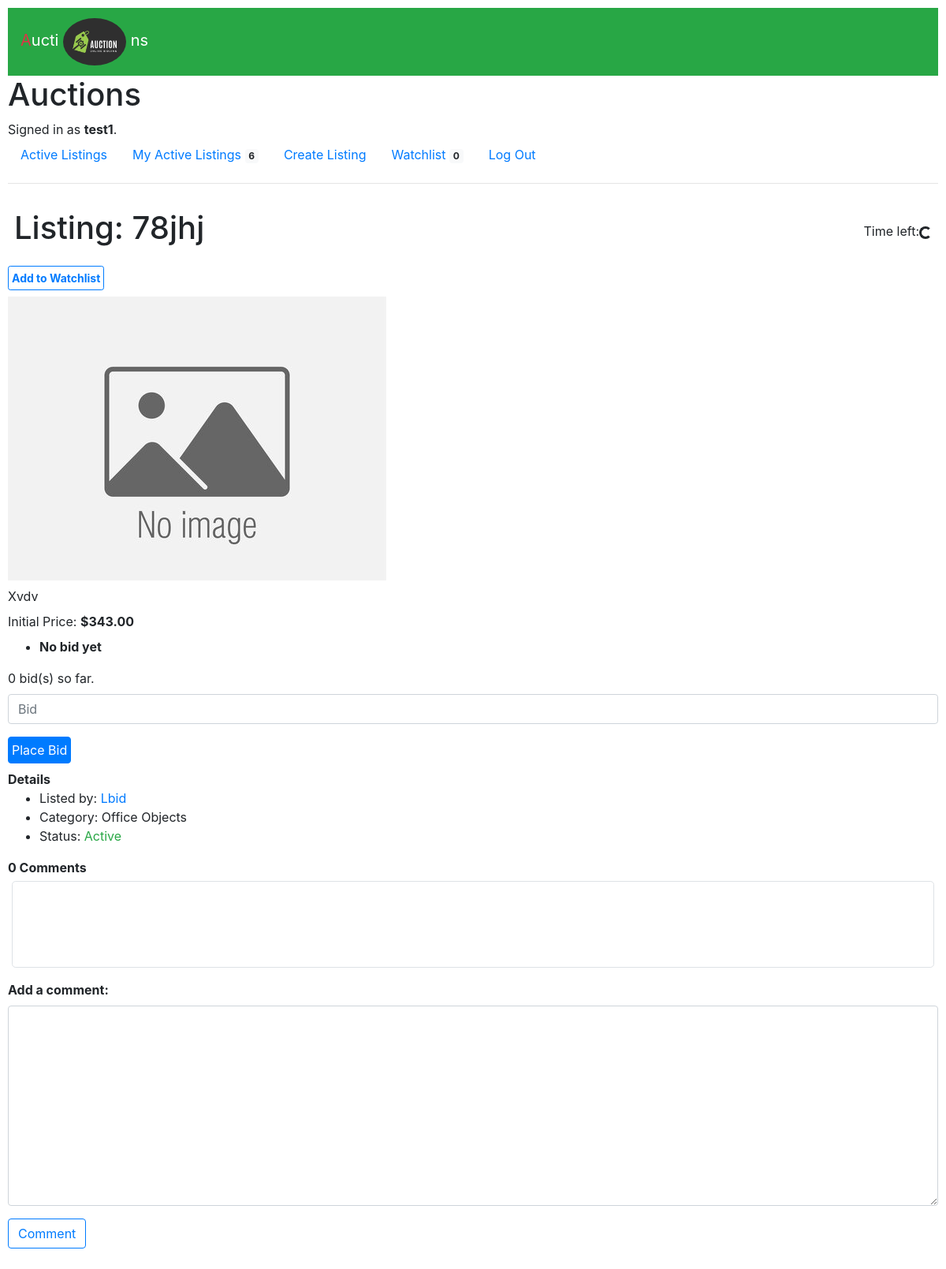
The page /listing/6 (signed in) on the database its author committed.
### auctions/models.py (models this page shows, shortened)
class User(AbstractUser):
    pass

class Listing(models.Model):
    title = models.CharField(max_length=64)
    description = models.TextField(null=True, blank=True)
    price = models.IntegerField()
    img_url = models.URLField(null=True, blank=True, default=None)
    status = models.BooleanField(default=True)
    owner = models.ForeignKey('User', on_delete=models.CASCADE, related_name='items')
    creationDate = models.DateTimeField(default=timezone.now)
    endedDate = models.DateTimeField()
    watchlist = models.ManyToManyField('User', blank=True, related_name='watchlist')
    category = models.ForeignKey('Category', on_delete=models.CASCADE, related_name='categoried', null=True, blank=True)

class Category(models.Model):
    category = models.CharField(max_length=64)
    def __str__(self):
        return f"{(self.category).title()}"

### auctions/views.py (the view)
# urls.py: path("listing/<int:listing_id>", views.listing, name="listing"),
def listing(request, listing_id):
    if request.user.is_authenticated:
        try:
            listing = Listing.objects.get(pk=int(listing_id))
        except UnboundLocalError or ValueError:
            raise Http404("Listing not found.")
        except Listing.DoesNotExist:
            return render(request, "errors/404.html", {
                "message": "404",
                "title": "404 error"
            })
        return render(request, "auctions/listing.html", {
                "listing": listing,
                "bid": Bid.objects.filter(item=listing).order_by('-latest_price'),
                "form": AddCommentForm(),
                "comments": Comment.objects.filter(item=listing).order_by('-date'),
                "watchlist": listing in Listing.objects.filter(watchlist=request.user)
            })
    return HttpResponseRedirect(reverse('login'))

### auctions/forms.py
class AddCommentForm(forms.Form):
    comment = forms.CharField(widget=forms.Textarea, label="Add a comment")
    def __init__(self, *args, **kwargs):
        super(AddCommentForm, self).__init__(*args, **kwargs)
        for visible in self.visible_fields():
            visible.field.widget.attrs['class'] = 'form-control'

### auctions/templatetags/my_filter.py (called while the page is built)
def usd(value):
    return f"${value:,.2f}"

### auctions/templates/auctions/listing.html (shortened to what this page needs)
{% extends "auctions/layout.html" %}
{% load static %}
{% load my_filter %}
{% block body %}
        <div class="d-flex flex-column bd-highlight mb-3">
            <div>
            <div class="d-flex mt-2 mb-2 p-2 justify-content-between">
                <div>
                    <h1>Listing: {{ listing.title | capfirst}}</h1>
                </div>
                <div class="d-flex align-items-center">
                    Time left: <span id="countdown-box" > <div class="spinner-border spinner-border-sm" role="status"></div> </span>
                </div>
            </div>
            <div id="watchlist">
                <form action="{% url 'watchlist' listing_id=listing.id %}" method="post">
                    {% if watchlist %}
                        <button type="submit" class="btn btn-outline-secondary btn-sm mb-2 p-1">
                            <strong>
                                Remove from Watchlist
                            </strong>
                        </button>
                        <input type="hidden" value="remove" name="action">
                    {% else %}
                        <button type="submit" class="btn btn-outline-primary btn-sm mb-2 p-1">
                            <strong>
                                Add to Watchlist
                            </strong>
                        </button>
                    {% endif %}
                </form>
            </div>
            {% if listing.img_url %}
                <div>
                    <img id="listing-pic" class="img-fluid" src="{{ listing.img_url }}">
                </div>
            {% else %}
                <div>
                    <img id="listing-pic" class="img-fluid" src="{% static 'default/default.jpg' %}">
                </div>
            {% endif %}
            <div id="description" class="mt-2 mb-2">
                {{ listing.description | capfirst }}
            </div>
            <div id="initial_price" class="mt-2 mb-2">
               Initial Price: <strong>{{ listing.price | usd }}</strong>
            </div>
            {% if bid %}
                <div id="latest_bid" class="mb-2 mt-3">
                    Latest Price: <strong>{{ bid.first.latest_price |usd }}</strong>
                </div>
            {% else %}
                <div>
                    <ul><li><strong>No bid yet</strong></li></ul>
                </div>
            {% endif %}
            {% if listing.owner != request.user and listing.status != False %}
                <div id="bids-form">
                    <form action="{% url 'bid' listing_id=listing.id %}" method="post">
                        <div class="form-group">
                            <label for="bid">{{ bid.count }} bid(s) so far.</label>
                            <input name="bid" type="number" class="form-control" placeholder="Bid" autocomplete="off" required min="1">
                        </div>
                        <div>
                            <input type="submit" class="btn btn-primary p-1" value="Place Bid">
                        </div>
                    </form>
                </div>
            {% endif %}
                <div id="details" class="mt-2">
                    <strong>Details</strong>
                    <ul>
                        <li>Listed by: <span class="text-primary"> {{ listing.owner | capfirst }}</span></li>
                        {% if listing.category %}
                            <li >Category: {{ listing.category | capfirst }}</li>
                        {% else %}
                            <li>Category: None</li>
                        {% endif %}
                        {% if listing.status %}
                            <li >Status: <span class="text-success">Active</span></li>
                        {% endif %}
                    </ul>
                </div>
                <strong>{{comments.count}} Comments</strong>
                <div id="comments" class="d-flex p-2 mb-3 bd-highlight border rounded-lg">
                </div>
                {% if listing.status != False %}
                    <div id="adding_comment">
                        <form action="{% url 'comment' listing_id=listing.id %}" method="post">
                            {% for field in form %}
                                <div class="form-group">
                                    <strong>{{ field.label_tag}}</strong>
                                    <br>
                                    {{ field }}
                                </div>
                            {% endfor %}
                            <input class="btn btn-outline-primary" type="submit" value="Comment">
                        </form>
                    </div>
                {% endif %}
        </div>
{% endblock %}

### auctions/templates/auctions/layout.html (shortened to what this page needs)
{% load static %}
<!DOCTYPE html>
<html lang="en">
    <head>
        <link rel="stylesheet" href="https://stackpath.bootstrapcdn.com/bootstrap/4.4.1/css/bootstrap.min.css">
        <link href="{% static 'auctions/styles.css' %}" rel="stylesheet">
    </head>
    <body>
        <nav class="navbar navbar-light bg-success">
            <a class="navbar-brand text-white" href="{% url 'index' %}">
                <span class="text-danger">A</span><span>u</span>cti
                <img src="{% static 'brand/bid1.webp' %}" width="80" height="60" class="d-inline-block rounded-circle" alt="">
                ns
            </a>
          </nav>
        <h1>Auctions</h1>
        <div>
            {% if user.is_authenticated %}
                Signed in as <strong>{{ user.username }}</strong>.
            {% else %}
                Not signed in.
            {% endif %}
        </div>
        <ul class="nav">
            <li class="nav-item">
                <a class="nav-link" href="{% url 'index' %}">Active Listings</a>
            </li>
            {% if user.is_authenticated %}
                <li class="nav-item">
                    <a class="nav-link" href="{% url 'myActListings' %}">My Active Listings <span class="badge badge-light">{{ request.user.items.count }}</span></a>
                </li>
                <li class="nav-item">
                    <a class="nav-link" href="{% url 'create' %}">Create Listing</a>
                </li>
                <li class="nav-item">
                    <a class="nav-link" href="{% url 'watchlists' %}">Watchlist <span class="badge badge-light">{{ request.user.watchlist.count }}</span></a>
                </li>
                <li class="nav-item">
                    <a class="nav-link" href="{% url 'logout' %}">Log Out</a>
                </li>
            {% endif %}
        </ul>
        <hr>
        {% block body %}
        {% endblock %}
    </body>
</html>

### auctions/static/auctions/styles.css (style rules this page uses)
body { padding: 10px; }
#comments { margin:5px; padding:5px; height: 110px; overflow: auto; text-align:justify; }

### rows shown on the page
User: username "test1", user.items.count "6", user.watchlist.count "0"
Listing: title "78jhj", description "Xvdv", price "$343.00", owner "Lbid", category "Office Objects"

### other values the page prints
{{ bid.count }} "0"
{{ comments.count }} "0"
{{ field.label_tag }} "Add a comment:"
